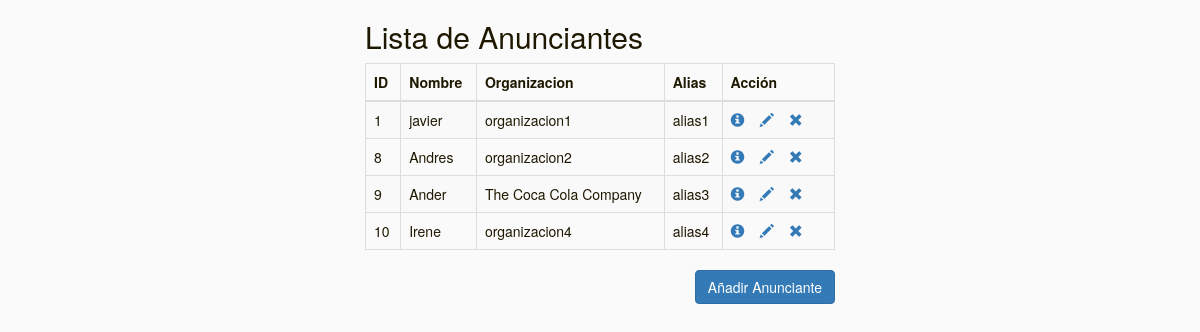
The app's page /anunciante.php with its own data.
### tables this page shows
CREATE TABLE `advertisers` (
  `id` int(9) NOT NULL,
  `name` varchar(20) NOT NULL,
  `organization` varchar(45) NOT NULL,
  `alias` varchar(12) NOT NULL
);

### anunciante.php (the view, shortened to what this page needs)
<!DOCTYPE html>
<html lang="en">
    <head>
        <?php include("stylesheets.php"); ?>
        <link rel="stylesheet" type="text/css" href="CSS/hojaestilo.css"/>
    </head>
    <body>
        <div class="envoltura">
            <div class="container-fluid">
                <h2>Lista de Anunciantes</h2>
                <?php
                require_once "conexion.php";
                $consulta = "SELECT * FROM advertisers";
                if ($resultado = mysqli_query($con, $consulta)) {
                    if (!(mysqli_num_rows($resultado)) == 0) {
                        echo "<table class='table table-bordered table-striped'>";
                        echo "<thead>";
                        echo "<tr><th>ID</th><th>Nombre</th><th>Organizacion</th><th>Alias</th><th>Acción</th></tr>";
                        echo "</thead>";
                        echo "<tbody>";
                        while ($fila = mysqli_fetch_array($resultado)) {
                            echo "<tr><td>" . $fila['id'] . "</td>" . "<td>" . $fila['name'] . "</td>" . "<td>" . $fila['organization'] . "</td>" . "<td>" . $fila['alias'] . "</td>";
                            echo "<td>";
                            echo "<a href='anuncianteLectura.php?id=" . $fila['id'] . "' title='Vista de registro' data-toggle='tooltip'><span class='glyphicon glyphicon-info-sign'></span></a>";
                            echo "<a href='anuncianteModificar.php?id=" . $fila['id'] . "' title='Actualizacion de registro' data-toggle='tooltip'><span class='glyphicon glyphicon-pencil'></span></a>";
                            echo "<a href='anuncianteBorrar.php?id=" . $fila['id'] . "' title='Borrado de registro' data-toggle='tooltip'><span class='glyphicon glyphicon-remove'></span></a>";
                            echo "</td></tr>";
                        }
                        echo "</tbody></table>";
                        echo "<a href='anuncianteCrear.php' class='btn btn-primary pull-right'>Añadir Anunciante</a>";
                    } else {
                        echo "<p class='lead'><em>Registros no encontrados.</em></p>";
                    }
                } else {
                    echo "ERROR:No se pudo ejecutar $consulta. " . mysqli_error($con);
                }
                ?>
            </div>
        </div>
    </body>
</html>

### CSS/hojaestilo.css (style rules this page uses)
body { color:rgb(30,24,1); background-color:rgb(250,250,250); margin:0; }
.envoltura { width: 500px; margin: 0 auto; }
table tr td:last-child a { margin-right: 15px; }

### records on screen
advertisers: id "1", name "javier", organization "organizacion1", alias "alias1"
advertisers: id "8", name "Andres", organization "organizacion2", alias "alias2"
advertisers: id "9", name "Ander", organization "The Coca Cola Company", alias "alias3"
advertisers: id "10", name "Irene", organization "organizacion4", alias "alias4"
